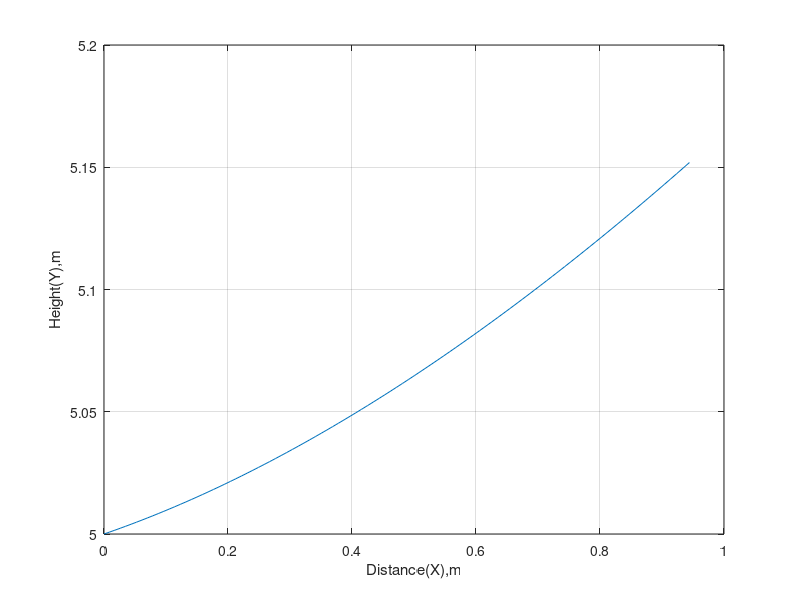

MATLAB code to generate this figure:
Yi = input('Input the initial height in meters: ');
Vi = input('Input the magnitude of velocity in m/s: ');
angle = input('Input the angle in degrees with respect to the +x-axis: ');
Ax = input ('Input the x-component of the acceleration: ');
Ay = input ('Input the y-component of the acceleration: ');

if Ay == 0
    error 'Invalid magnitude of acceleration. Input a non-zero magnitude.'
else

Viy = Vi*sind(angle);
Vf = 0;
ti = abs((Vf - Viy)/Ay);
tf = ti*2;
Vix = Vi*cosd(angle);
t = [0:tf/100:tf];
Y = Yi + Viy.*t + .5*Ay.*(t.^2);
X = Vix.*t + .5*Ax.*(t.^2);
plot(X,Y)
end
grid on
xlabel('Distance(X),m')
ylabel('Height(Y),m')
